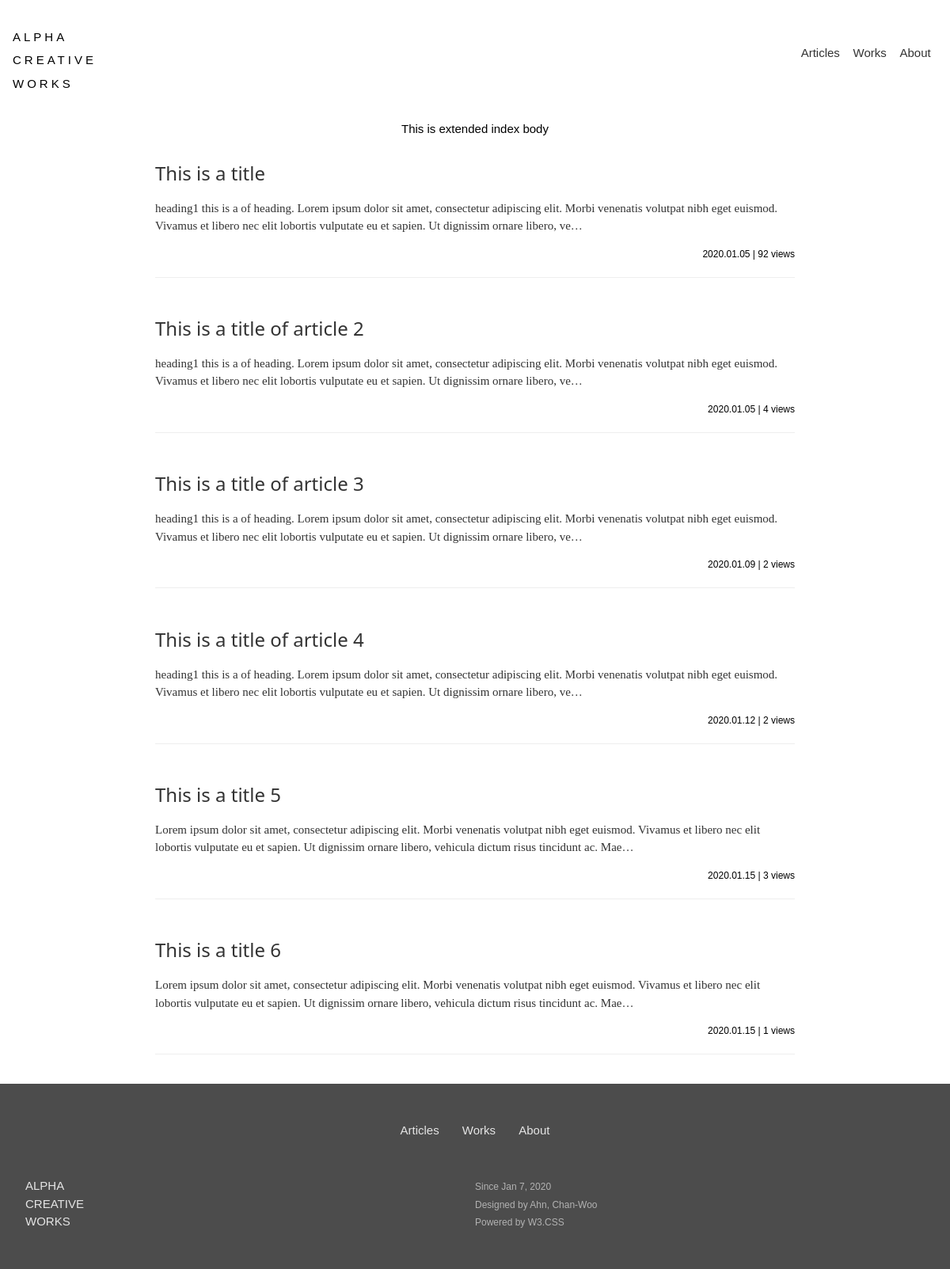
Before: / with the older database file.
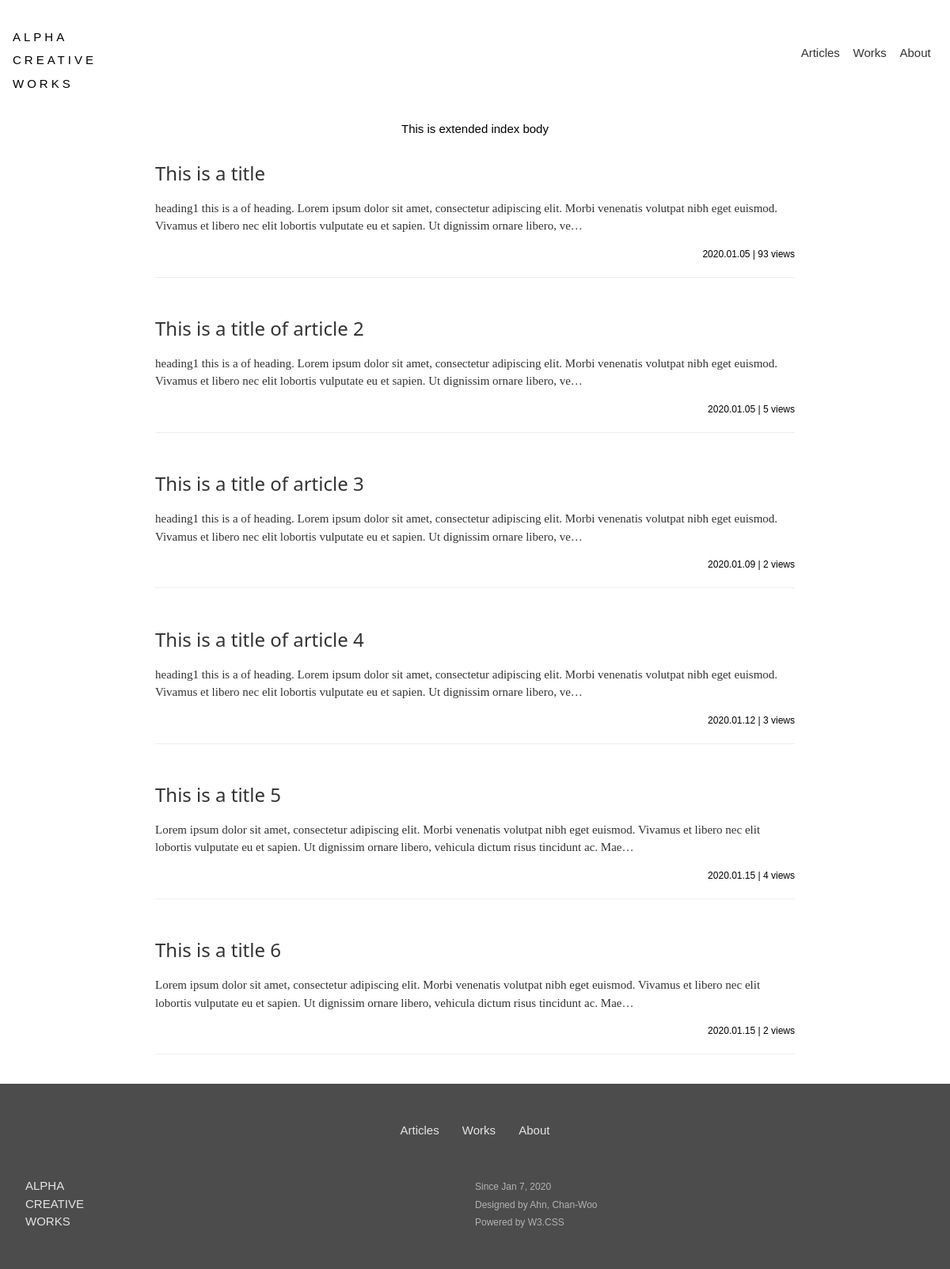
After: the same page with the newer database file.
### blog/models.py (models this page shows, shortened)
class Article(models.Model):
    author = models.ForeignKey(
        'auth.User',
        on_delete=models.CASCADE,
        null=True,
    )
    content = MarkdownxField()
    tags = TaggableManager(
        blank=True,
    )
    date_created = models.DateTimeField(
        auto_now_add=True,
    )
    publish = models.BooleanField(
        default=True,
        blank=False,
    )
    hit_count = models.IntegerField(
        default=0,
        null=False,
        blank=False
    )
    def get_title(self):
        return self.content.split('\n')[0].replace('#', '').strip()
    def get_preview(self):
        text = ''.join(self.content.split('\n')[1:])
        preview = re.sub('\!\[\]\(.+\)', '', text)
        preview = re.sub('\#+', '', preview)
        return(preview)

### blog/views.py (the view)
# urls.py: path('', views.index),
def index(request):
    articles = get_list_or_404(Article)[0:6]
    context = {
        'articles': articles,
    }
    return render(request, 'blog/index.html', context)

### blog/templates/blog/index.html (shortened to what this page needs)
{% extends 'blog/base.html' %}
{% block body %}
<div class=" acw3-container acw3-center">This is extended index body</div>
{% for article in articles %}
<div class=" acw3-container acw3-max-width-840 acw3-margin-top">
  <a href="{% url 'article' article.pk %}" class=" acw3-text-none"
    ><h3>{{ article.get_title }}</h3></a
  >
  <p>{{ article.get_preview | truncatechars_html:230 }}</p>
  <div class=" acw3-bar">
    <small  class=" acw3-right">
      {{ article.date_created  | date:'Y.m.d' }} | {{ article.hit_count }} views
    </small>
  </div>
  <hr />
</div>
{% endfor %}
{% endblock %}

Changed rows visible on the page:
changed Article "This is a title": hit_count "92" → "93"
changed Article "This is a title of article 2": hit_count "4" → "5"
changed Article "This is a title of article 4": hit_count "2" → "3"
changed Article "This is a title 5": hit_count "3" → "4"
changed Article "This is a title 6": hit_count "1" → "2"
